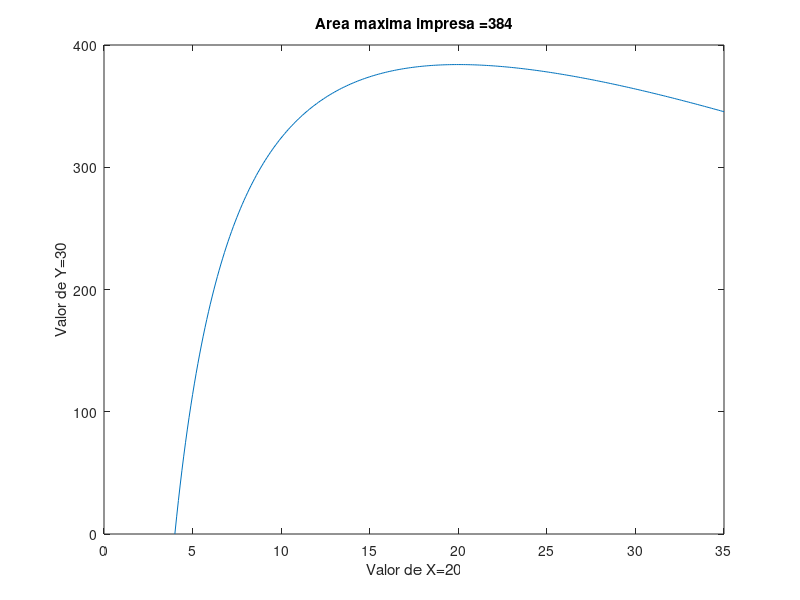

MATLAB code for this plot:
% 
% Title                :El libro
% Description          :Script para definir y solucionar variable, funcion, dominio y rango
% Authors              :Atzimba Joice Martinez Huitron
%                      :Ana Cristina Franco Gonzales
%                      :Francelly Desiree Colin Sandoval
% Date                 :20211014
% Version              :1
% Usage                :octave> /path/El_Libro

% limpiar variables
clear
% Ejemplo de mayor area posible
% Rango de 4..35 en i= 0.1
x=4:0.1:35;

% Valor de la funcion 
ax= @(x) (-6.*x) + (624) - (2400./(x));

% Funcion a plotear
ax=(-6*x) + 624 - (2400./(x));

% Funcion para determinar valor maximo
resr =max(ax);

% Calcular el valor de x
% Decimos que A'(x)= -6 + 2400/x^2=0
% Por lo tanto x^2= 2400/6=400
% Despejando a X nos queda : x=√400=20
disp('solucion: ');
disp('El valor de x (ancho de la pagina)es:');
X= sqrt(400) 
disp ('El ancho de la pagina impresa es: ');
X - 4



% Calcular el valo de y
% sabemos que y =600/x
disp('El valo de y (altura de la pagina) es:');
y = 600/(X)
disp('la altura de la pagina impresa es:');
y - 6

% dibujar X y Y
plot(x,ax);

% Titulo
title(['Area maxima impresa =' num2str(resr)]);

% Etiqueta para x
xlabel(['Valor de X=' num2str(X)]);

% Etiqueta para y
ylabel(['Valor de Y=' num2str(y)]);
